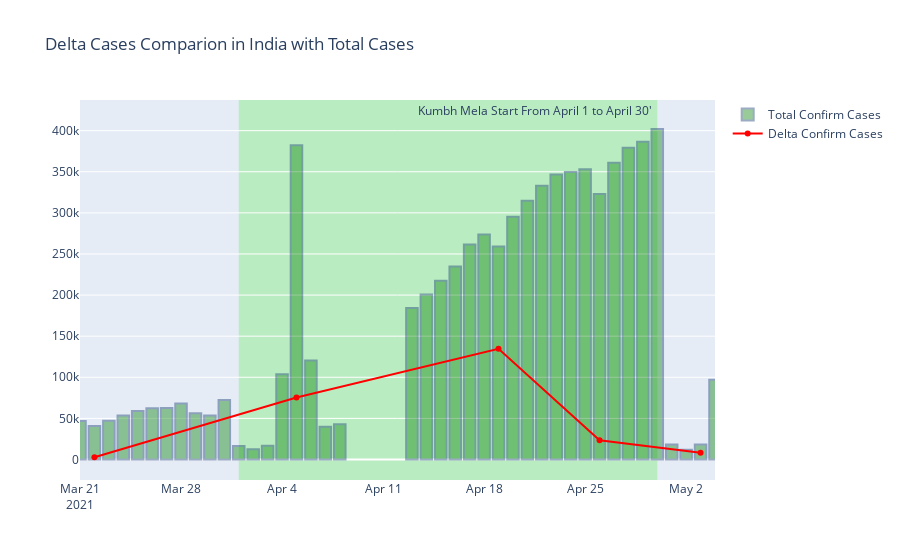

This figure's notebook cell:
### Code cell
from plotly.subplots import make_subplots
date = ['2021-03-22','2021-04-05', '2021-04-19', '2021-04-26', '2021-05-03']
perc = [2727, 75436, 134664, 23355, 8223]
# set up plotly figure
fig = make_subplots(1,1)

# add first bar trace at row = 1, col = 1
fig.add_trace(go.Bar(x=India['Date'], y=India['Daily Cases'],
                     name='Total Confirm Cases',
                     marker_color = 'green',
                     opacity=0.4,
                     marker_line_color='rgb(8,48,107)',
                     marker_line_width=2))

fig.update_xaxes(range=['2021-03-21','2021-05-04'])

fig.update_layout(title='Delta Cases Comparion in India with Total Cases')

fig.add_vrect(
    x0="2021-04-01", x1="2021-04-30",annotation_text="Kumbh Mela Start From April 1 to April 30' ",
    fillcolor="LightGreen", opacity=0.5,
    layer="below", line_width=0
)
# add first scatter trace at row = 1, col = 1
fig.add_trace(go.Scatter(x=date, y=perc, line=dict(color='red'), name='Delta Confirm Cases'),
              row = 1, col = 1)

fig.show()

### Figure 1 — Plotly figure (JSON) as saved in the notebook; plotly's stock layout.template omitted (floating-point values rounded to 4 significant figures; data arrays with more than 128 entries replaced by an {"elided": "..."} marker saying what was removed)
{"data": [{"marker": {"color": "green", "line": {"color": "rgb(8,48,107)", "width": 2}}, "name": "Total Confirm Cases", "opacity": 0.4, "type": "bar", "x": {"elided": "526 str values"}, "y": {"elided": "526 int values"}}, {"line": {"color": "red"}, "name": "Delta Confirm Cases", "type": "scatter", "x": ["2021-03-22", "2021-04-05", "2021-04-19", "2021-04-26", "2021-05-03"], "xaxis": "x", "y": [2727, 75436, 134664, 23355, 8223], "yaxis": "y"}], "layout": {"annotations": [{"showarrow": false, "text": "Kumbh Mela Start From April 1 to April 30' ", "x": "2021-04-30", "xanchor": "right", "xref": "x", "y": 1, "yanchor": "top", "yref": "y domain"}], "shapes": [{"fillcolor": "LightGreen", "layer": "below", "line": {"width": 0}, "opacity": 0.5, "type": "rect", "x0": "2021-04-01", "x1": "2021-04-30", "xref": "x", "y0": 0, "y1": 1, "yref": "y domain"}], "title": {"text": "Delta Cases Comparion in India with Total Cases"}, "xaxis": {"anchor": "y", "domain": [0, 1], "range": ["2021-03-21", "2021-05-04"]}, "yaxis": {"anchor": "x", "domain": [0, 1]}}}
